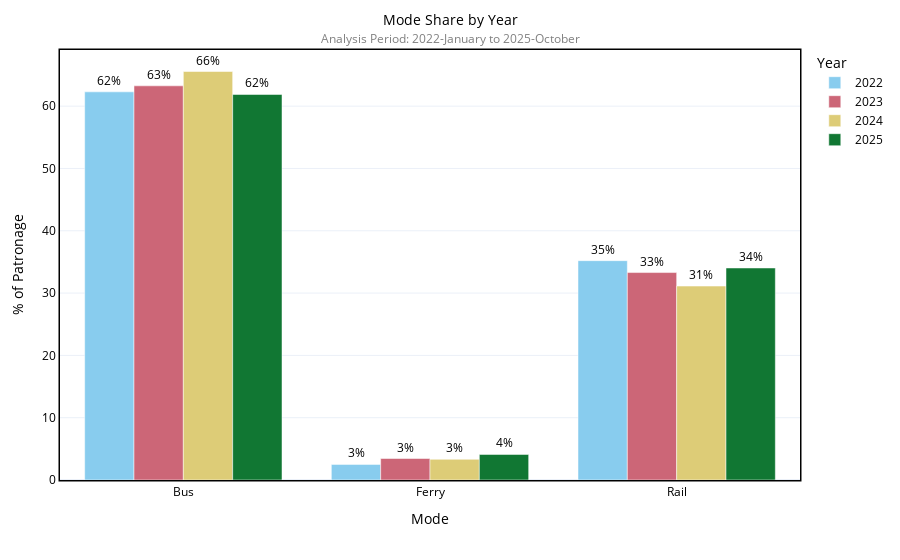

This figure's notebook cell:
### Code cell
def plot_mode_share_grouped_bar(df, trend_years=4, mode_colors=None, save_path='graphs/'):
    """
    Grouped bar chart showing mode share (%) per year.
    x-axis: Mode
    Bars: Year (unstacked)
    """
    # Filter last trend_years
    df = df[df['year'].between( df['date'].max().year - trend_years, df['date'].max().year)]
    # Analysis period
    analysis_period_text = analysis_period(df)
    
    # Compute total patronages per year
    yearly_total = df.groupby('year')['patronage'].sum().reset_index().rename(columns={'patronage':'year_total'})
    
    # Compute monthly average per mode-year (or sum for the year)
    mode_year_sum = df.groupby(['mode', 'year'])['patronage'].sum().reset_index()
    
    # Merge to get percentage share
    mode_year_share = mode_year_sum.merge(yearly_total, on='year')
    mode_year_share['share_percent'] = mode_year_share['patronage'] / mode_year_share['year_total'] * 100
    
    # Convert year to string for discrete color mapping
    mode_year_share['year'] = mode_year_share['year'].astype(str)
    
    # Plot grouped bar chart
    fig = px.bar(
        mode_year_share,
        x='mode',
        y='share_percent',
        color='year',
        barmode='group',  # unstacked
        text=mode_year_share['share_percent'].apply(lambda x: f"{x:.0f}%"),
        color_discrete_sequence=px.colors.qualitative.Safe
    )
    
    fig.update_traces(textposition='outside')
    fig.update_layout(legend_title_text="Year")
    
    fig = apply_plotly_style(
        fig,
        title=f"Mode Share by Year",
        y_title='% of Patronage',
        x_title='Mode',
        analysis_period_text=analysis_period_text
    )
    
    # Save files
    fig.write_html(f'{save_path}/mode_share_grouped_bar.html')
    
    # Percentage change in share from first to last year
    stats = mode_year_share.pivot(index='mode', columns='year', values='share_percent')
    stats['pct_change'] = stats[stats.columns.max()] - stats[stats.columns.min()]
    
    print("---Change in Mode Share (%) per Mode---")
    for mode, row in stats.iterrows():        
        print(f"{mode}: {row['pct_change']:.1f}% change")
    
    return fig

plot_mode_share_grouped_bar(data, trend_years=3, mode_colors=mode_colors, save_path=FIGURES_PATH)

### Figure 1 — Plotly figure (JSON) as saved in the notebook; plotly's stock layout.template omitted (floating-point values rounded to 4 significant figures)
{"data": [{"alignmentgroup": "True", "hovertemplate": "year=2022<br>mode=%{x}<br>share_percent=%{y}<br>text=%{text}<extra></extra>", "legendgroup": "2022", "marker": {"color": "rgb(136, 204, 238)", "pattern": {"shape": ""}}, "name": "2022", "offsetgroup": "2022", "orientation": "v", "showlegend": true, "text": ["62%", "3%", "35%"], "textposition": "outside", "type": "bar", "x": ["Bus", "Ferry", "Rail"], "xaxis": "x", "y": [62.29, 2.506, 35.2], "yaxis": "y"}, {"alignmentgroup": "True", "hovertemplate": "year=2023<br>mode=%{x}<br>share_percent=%{y}<br>text=%{text}<extra></extra>", "legendgroup": "2023", "marker": {"color": "rgb(204, 102, 119)", "pattern": {"shape": ""}}, "name": "2023", "offsetgroup": "2023", "orientation": "v", "showlegend": true, "text": ["63%", "3%", "33%"], "textposition": "outside", "type": "bar", "x": ["Bus", "Ferry", "Rail"], "xaxis": "x", "y": [63.26, 3.45, 33.29], "yaxis": "y"}, {"alignmentgroup": "True", "hovertemplate": "year=2024<br>mode=%{x}<br>share_percent=%{y}<br>text=%{text}<extra></extra>", "legendgroup": "2024", "marker": {"color": "rgb(221, 204, 119)", "pattern": {"shape": ""}}, "name": "2024", "offsetgroup": "2024", "orientation": "v", "showlegend": true, "text": ["66%", "3%", "31%"], "textposition": "outside", "type": "bar", "x": ["Bus", "Ferry", "Rail"], "xaxis": "x", "y": [65.56, 3.32, 31.12], "yaxis": "y"}, {"alignmentgroup": "True", "hovertemplate": "year=2025<br>mode=%{x}<br>share_percent=%{y}<br>text=%{text}<extra></extra>", "legendgroup": "2025", "marker": {"color": "rgb(17, 119, 51)", "pattern": {"shape": ""}}, "name": "2025", "offsetgroup": "2025", "orientation": "v", "showlegend": true, "text": ["62%", "4%", "34%"], "textposition": "outside", "type": "bar", "x": ["Bus", "Ferry", "Rail"], "xaxis": "x", "y": [61.87, 4.102, 34.03], "yaxis": "y"}], "layout": {"barmode": "group", "font": {"color": "black", "size": 12}, "hoverlabel": {"bgcolor": "white"}, "legend": {"title": {"text": "Year"}, "tracegroupgap": 0}, "margin": {"b": 80, "l": 60, "r": 30, "t": 50}, "title": {"font": {"color": "black", "size": 14}, "text": "Mode Share by Year<br><span style='font-size:12px; color:gray;'>Analysis Period: 2022-January to 2025-October</span>", "x": 0.5, "xanchor": "center"}, "xaxis": {"anchor": "y", "domain": [0, 1], "linecolor": "black", "linewidth": 1.5, "mirror": true, "showline": true, "title": {"text": "Mode"}}, "yaxis": {"anchor": "x", "domain": [0, 1], "fixedrange": false, "linecolor": "black", "linewidth": 1.5, "mirror": true, "showline": true, "title": {"text": "% of Patronage"}}}}
